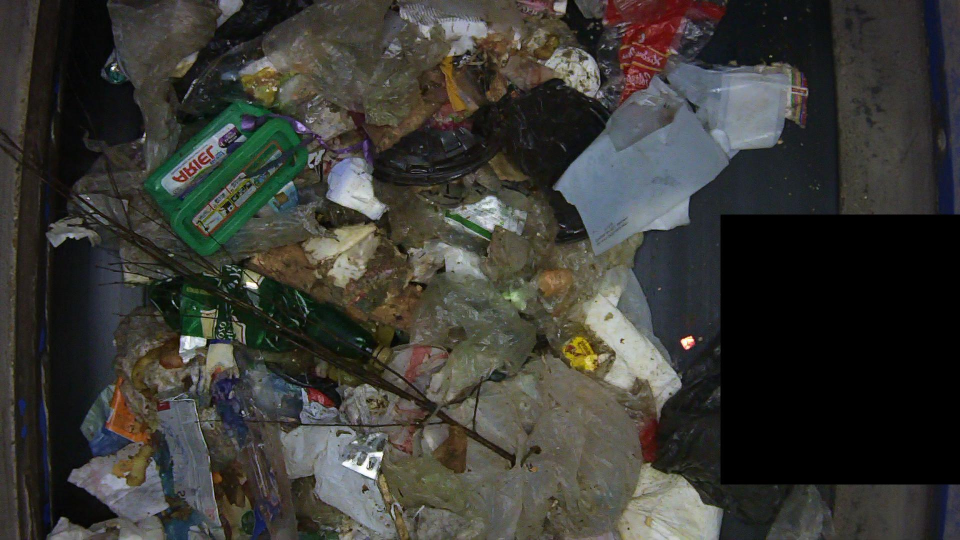
#> input picture test/images/Monitoring_photo_04-Mar_08-36-50.jpg, 1920 x 1080 px, found by its file name (shown at 1/2 size); its folder holds only this picture in this run
$ python main.py
#> lines starting #> are read from the running program, lines starting #| are printed output that depends on the picture
import os
import numpy as np
from matplotlib import pyplot as plt
import pandas as pd
import random

from tqdm import tqdm

for split in ["train", "test"]:
    images_dir = os.path.join(split, "images")
    images = os.listdir(images_dir)

    for image in tqdm(images, desc=f"Processing {split} set"):
        img = plt.imread(os.path.join(images_dir, image))
#> img is the input picture: shape (1080, 1920, 3); mean R, G, B 58.5, 58.2, 53.6

        if img.shape == (1080, 1920, 3):
            # Resize to 540x960
            img = img[::2, ::2]
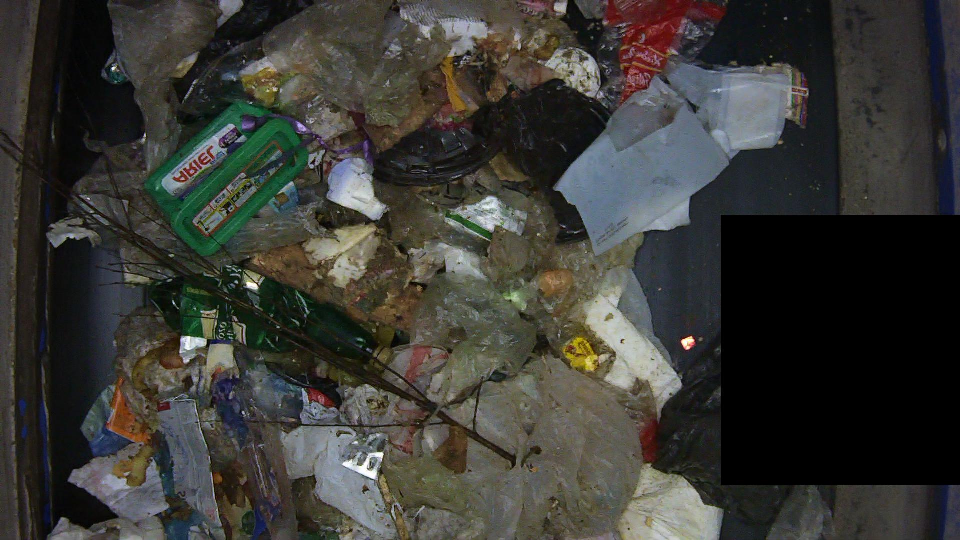
#> img: shape (540, 960, 3); mean R, G, B 58.6, 58.2, 53.6
            plt.imsave(os.path.join(images_dir, image), img)
